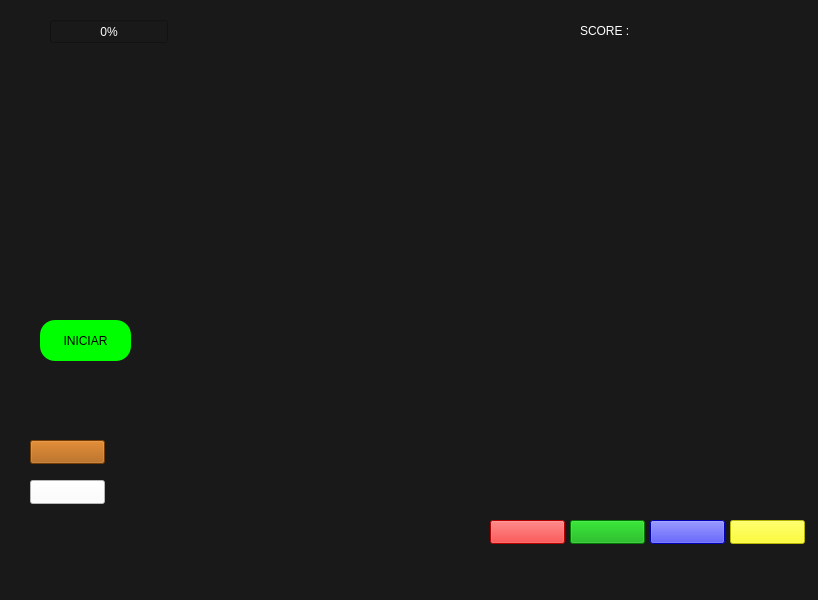
<?xml version="1.0" encoding="UTF-8"?>
<ui version="4.0">
 <class>MainWindow</class>
 <widget class="QMainWindow" name="MainWindow">
  <property name="geometry">
   <rect>
    <x>0</x>
    <y>0</y>
    <width>818</width>
    <height>600</height>
   </rect>
  </property>
  <property name="windowTitle">
   <string>Simon Dice</string>
  </property>
  <property name="windowIcon">
   <iconset>
    <normaloff>logo.jpeg</normaloff>logo.jpeg</iconset>
  </property>
  <property name="styleSheet">
   <string notr="true">background-color: rgb(25, 25, 25);</string>
  </property>
  <widget class="QWidget" name="centralwidget">
   <widget class="QLabel" name="Apagada">
    <property name="enabled">
     <bool>true</bool>
    </property>
    <property name="geometry">
     <rect>
      <x>160</x>
      <y>60</y>
      <width>511</width>
      <height>441</height>
     </rect>
    </property>
    <property name="styleSheet">
     <string notr="true">border-image: url(:/simon/OneDrive/Documentos/UPIITA/4 Semestre/Programacion Avanzada/Practica6/SIMONtodasapagadas.png);</string>
    </property>
    <property name="text">
     <string/>
    </property>
    <property name="pixmap">
     <pixmap>SIMONtodasapagadas.png</pixmap>
    </property>
    <property name="scaledContents">
     <bool>true</bool>
    </property>
   </widget>
   <widget class="QPushButton" name="Rojobtn">
    <property name="geometry">
     <rect>
      <x>490</x>
      <y>520</y>
      <width>75</width>
      <height>24</height>
     </rect>
    </property>
    <property name="styleSheet">
     <string notr="true">background-color: rgb(255, 0, 0);</string>
    </property>
    <property name="text">
     <string/>
    </property>
   </widget>
   <widget class="QLabel" name="Amarillo">
    <property name="enabled">
     <bool>true</bool>
    </property>
    <property name="geometry">
     <rect>
      <x>160</x>
      <y>60</y>
      <width>511</width>
      <height>441</height>
     </rect>
    </property>
    <property name="styleSheet">
     <string notr="true">border-image: url(:/simon/OneDrive/Documentos/UPIITA/4 Semestre/Programacion Avanzada/Practica6/simonAmarilloP.png);</string>
    </property>
    <property name="text">
     <string/>
    </property>
    <property name="pixmap">
     <pixmap>simonAmarilloP.png</pixmap>
    </property>
    <property name="scaledContents">
     <bool>true</bool>
    </property>
   </widget>
   <widget class="QPushButton" name="Verdebtn">
    <property name="geometry">
     <rect>
      <x>570</x>
      <y>520</y>
      <width>75</width>
      <height>24</height>
     </rect>
    </property>
    <property name="styleSheet">
     <string notr="true">background-color: rgb(0, 170, 0);</string>
    </property>
    <property name="text">
     <string/>
    </property>
   </widget>
   <widget class="QPushButton" name="Azulbtn">
    <property name="geometry">
     <rect>
      <x>650</x>
      <y>520</y>
      <width>75</width>
      <height>24</height>
     </rect>
    </property>
    <property name="styleSheet">
     <string notr="true">background-color: rgb(0, 0, 255);</string>
    </property>
    <property name="text">
     <string/>
    </property>
   </widget>
   <widget class="QLabel" name="Rojo">
    <property name="geometry">
     <rect>
      <x>160</x>
      <y>60</y>
      <width>511</width>
      <height>441</height>
     </rect>
    </property>
    <property name="styleSheet">
     <string notr="true">border-image: url(:/simon/OneDrive/Documentos/UPIITA/4 Semestre/Programacion Avanzada/Practica6/simonsinfondo.png);</string>
    </property>
    <property name="text">
     <string/>
    </property>
    <property name="pixmap">
     <pixmap>simonRojoP.png</pixmap>
    </property>
    <property name="scaledContents">
     <bool>true</bool>
    </property>
   </widget>
   <widget class="QProgressBar" name="progressBar">
    <property name="geometry">
     <rect>
      <x>50</x>
      <y>20</y>
      <width>118</width>
      <height>23</height>
     </rect>
    </property>
    <property name="styleSheet">
     <string notr="true">color: rgb(255, 255, 255);</string>
    </property>
    <property name="value">
     <number>0</number>
    </property>
   </widget>
   <widget class="QLabel" name="Azul">
    <property name="geometry">
     <rect>
      <x>160</x>
      <y>60</y>
      <width>511</width>
      <height>441</height>
     </rect>
    </property>
    <property name="styleSheet">
     <string notr="true">border-image: url(:/simon/OneDrive/Documentos/UPIITA/4 Semestre/Programacion Avanzada/Practica6/simonAzulP.png);</string>
    </property>
    <property name="text">
     <string/>
    </property>
    <property name="pixmap">
     <pixmap>simonAzulP.png</pixmap>
    </property>
    <property name="scaledContents">
     <bool>true</bool>
    </property>
   </widget>
   <widget class="QLabel" name="Verde">
    <property name="geometry">
     <rect>
      <x>160</x>
      <y>60</y>
      <width>511</width>
      <height>441</height>
     </rect>
    </property>
    <property name="styleSheet">
     <string notr="true">border-image: url(:/simon/OneDrive/Documentos/UPIITA/4 Semestre/Programacion Avanzada/Practica6/simonverdeP.png);</string>
    </property>
    <property name="text">
     <string/>
    </property>
    <property name="pixmap">
     <pixmap>simonverdeP.png</pixmap>
    </property>
    <property name="scaledContents">
     <bool>true</bool>
    </property>
   </widget>
   <widget class="QPushButton" name="Amarillobtn">
    <property name="geometry">
     <rect>
      <x>730</x>
      <y>520</y>
      <width>75</width>
      <height>24</height>
     </rect>
    </property>
    <property name="styleSheet">
     <string notr="true">background-color: rgb(255, 255, 0);</string>
    </property>
    <property name="text">
     <string/>
    </property>
   </widget>
   <widget class="QPushButton" name="Apagarbtn">
    <property name="geometry">
     <rect>
      <x>30</x>
      <y>480</y>
      <width>75</width>
      <height>24</height>
     </rect>
    </property>
    <property name="styleSheet">
     <string notr="true">background-color: rgb(255, 255, 255);</string>
    </property>
    <property name="text">
     <string/>
    </property>
   </widget>
   <widget class="QPushButton" name="perderbtn">
    <property name="geometry">
     <rect>
      <x>30</x>
      <y>440</y>
      <width>75</width>
      <height>24</height>
     </rect>
    </property>
    <property name="styleSheet">
     <string notr="true">background-color: rgb(170, 85, 0);</string>
    </property>
    <property name="text">
     <string/>
    </property>
   </widget>
   <widget class="QLabel" name="label">
    <property name="geometry">
     <rect>
      <x>580</x>
      <y>10</y>
      <width>121</width>
      <height>41</height>
     </rect>
    </property>
    <property name="styleSheet">
     <string notr="true">font: 700 24pt &quot;Segoe UI&quot;;
color: rgb(255, 255, 255);</string>
    </property>
    <property name="text">
     <string>SCORE :</string>
    </property>
   </widget>
   <widget class="QPushButton" name="iniciobtn">
    <property name="geometry">
     <rect>
      <x>40</x>
      <y>320</y>
      <width>91</width>
      <height>41</height>
     </rect>
    </property>
    <property name="styleSheet">
     <string notr="true">background-color: rgb(0, 255, 0);
border-radius: 15px;</string>
    </property>
    <property name="text">
     <string>INICIAR</string>
    </property>
   </widget>
   <zorder>Rojobtn</zorder>
   <zorder>Verdebtn</zorder>
   <zorder>Azulbtn</zorder>
   <zorder>progressBar</zorder>
   <zorder>Azul</zorder>
   <zorder>Verde</zorder>
   <zorder>Amarillobtn</zorder>
   <zorder>Amarillo</zorder>
   <zorder>Rojo</zorder>
   <zorder>Apagada</zorder>
   <zorder>Apagarbtn</zorder>
   <zorder>perderbtn</zorder>
   <zorder>label</zorder>
   <zorder>iniciobtn</zorder>
  </widget>
  <widget class="QMenuBar" name="menubar">
   <property name="geometry">
    <rect>
     <x>0</x>
     <y>0</y>
     <width>818</width>
     <height>22</height>
    </rect>
   </property>
  </widget>
  <widget class="QStatusBar" name="statusbar"/>
 </widget>
 <resources>
  <include location="../../../../../../Downloads/simon.qrc"/>
 </resources>
 <connections/>
</ui>
